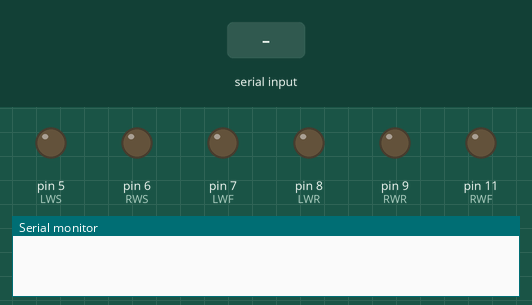
The sketch below on a simulated Arduino Uno, built with avr-gcc and run on an emulated ATmega328P. Shown: output pins drawn as LEDs (lit = HIGH), the last lines printed to the serial monitor. The test bench sets the inputs (shaded band).

Above: at 1.2 s.
1.3 s: "f" received over Serial
At 2.9 s:
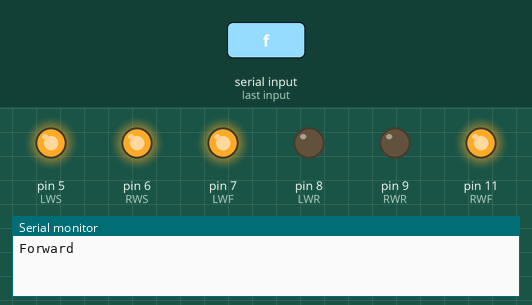
3.5 s: "b" received over Serial
At 4.4 s:
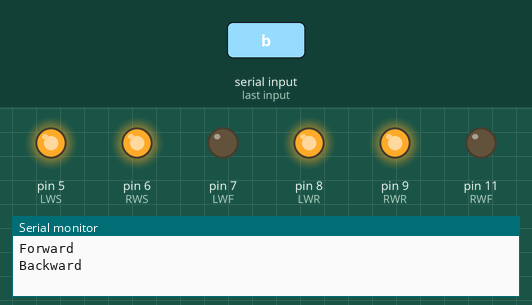
5.5 s: "l" received over Serial
At 7.1 s:
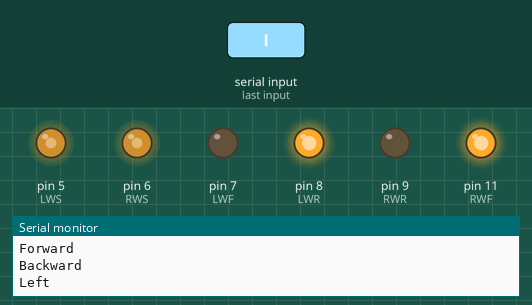
7.5 s: "r" received over Serial
At 8.7 s:
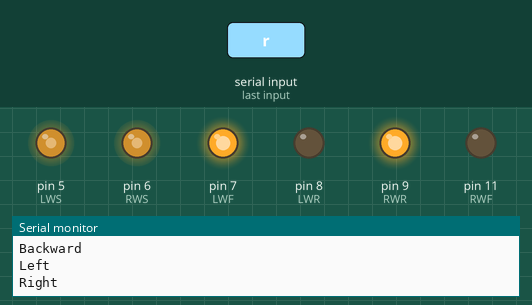
9.5 s: "s" received over Serial
At 11.2 s:
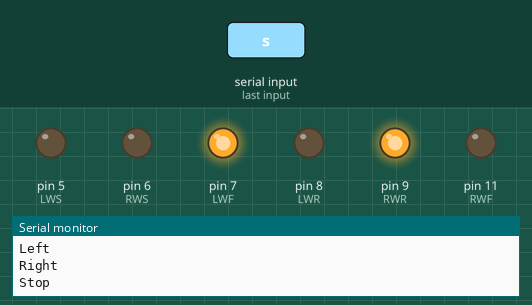
11.5 s: "f" received over Serial
At 12.9 s:
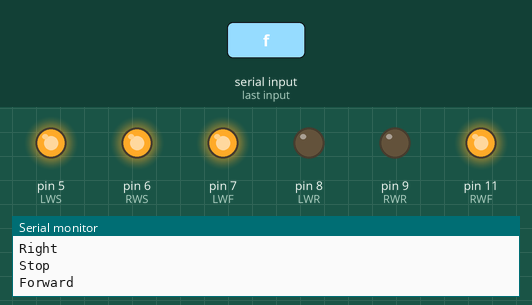
Timing chart, 0 to 14.5 s (numbered marks = the images above; inputs shaded):
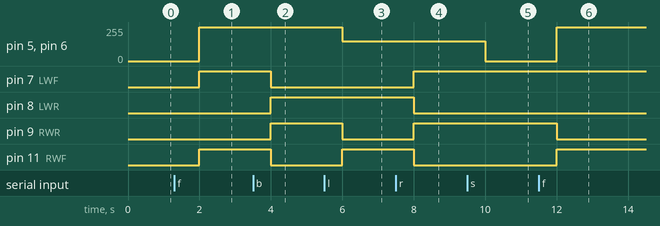

Measured:
- after the input at 1.3 s, pin 5 (LWS), pin 6 (RWS): 0/255 → 255/255 after 0.70 s; pin 7 (LWF), pin 11 (RWF): LOW → HIGH after 0.70 s
- after the input at 3.5 s, pin 7 (LWF), pin 11 (RWF): HIGH → LOW after 0.50 s; pin 8 (LWR), pin 9 (RWR): LOW → HIGH after 0.50 s
- after the input at 5.5 s, pin 5 (LWS), pin 6 (RWS): 255/255 → 150/255 after 0.50 s; pin 9 (RWR): HIGH → LOW after 0.50 s; pin 11 (RWF): LOW → HIGH after 0.50 s
- after the input at 7.5 s, pin 7 (LWF), pin 9 (RWR): LOW → HIGH after 0.50 s; pin 8 (LWR), pin 11 (RWF): HIGH → LOW after 0.50 s
- after the input at 9.5 s, pin 5 (LWS), pin 6 (RWS): 150/255 → 0/255 after 0.50 s
- after the input at 11.5 s, pin 5 (LWS), pin 6 (RWS): 0/255 → 255/255 after 0.50 s; pin 9 (RWR): HIGH → LOW after 0.50 s; pin 11 (RWF): LOW → HIGH after 0.50 s

The sketch:

control_robot_keyboard.ino
```cpp
//Sourav Patteri
//Final Project
char data;
//bool state = LOW;
String command;
#define RECV_PIN  12
//define channel enable output pins
#define LWS 5  // Left  wheel speed
#define RWS 6  // Right wheel speed
//define logic control output pins
#define LWF 7  // Left  wheel forward
#define LWR 8  // Left  wheel reverse
#define RWR 9  // Right wheel reverse
#define RWF 11 // Right wheel forward
#define carSpeed 150 // initial speed of car >=0 to <=255


 void forward(){//function to move the robot forward
  digitalWrite(LWS,HIGH);
  digitalWrite(RWS,HIGH);
  digitalWrite(LWF,HIGH);
  digitalWrite(LWR,LOW);
  digitalWrite(RWR,LOW);
  digitalWrite(RWF,HIGH);
}
void back(){//function to move the robot backwards
  digitalWrite(LWS,HIGH);
  digitalWrite(RWS,HIGH);
  digitalWrite(LWF,LOW);
  digitalWrite(LWR,HIGH);
  digitalWrite(RWR,HIGH);
  digitalWrite(RWF,LOW);
}
void left(){//function to turn the robot left
  analogWrite(LWS,carSpeed);
  analogWrite(RWS,carSpeed);
  digitalWrite(LWF,LOW);
  digitalWrite(LWR,HIGH);
  digitalWrite(RWR,LOW);
  digitalWrite(RWF,HIGH);
}
void right(){//function to turn the robot right
  analogWrite(LWS,carSpeed);
  analogWrite(RWS,carSpeed);
  digitalWrite(LWF,HIGH);
  digitalWrite(LWR,LOW);
  digitalWrite(RWR,HIGH);
  digitalWrite(RWF,LOW);
}
void stop(){//function to stop the robot
  digitalWrite(LWS, LOW);
  digitalWrite(RWS, LOW);
}

void setup() {
  // setup code here runs once:
  Serial.begin(9600); // Begins the Serial Communication with the Baud rate 9600.
  // Sets the Pins LWF, LWR, RWR, RWF, LWS, RWS as OUTPUT Pins.
  pinMode(LWF,OUTPUT);
  pinMode(LWR,OUTPUT);
  pinMode(RWR,OUTPUT);
  pinMode(RWF,OUTPUT);
  pinMode(LWS,OUTPUT);
  pinMode(RWS,OUTPUT);
  stop();
}
//A function is a way for programmers to reuse code without having to rewrite the code.
void moveRobot(String motion) {
 //checking value of motion send from the camera using python, depending on the position of cursor on the grid.
  if (motion == "f") { // RW - Fwd(10 - Pos, 11 - Neg); LW - Fwd(12 - Pos, 13 - Neg)
   forward();
    Serial.println("Forward");
  }
//if the value returned is b the robot moves backwards.
  if (motion == "b") { // RW - Bck(10 - Neg, 11 - Pos); LW - Bck(12 - Neg, 13 - Pos)
    back();
    Serial.println("Backward");
  }
//if its l it moves towards right
  if (motion == "l") { // RW - Fwd(10 - Pos, 11 - Neg); LW - Bck(12 - Neg, 13 - Pos)
   left();
   Serial.println("Left");
  }

  if (motion == "r") { // RW - Bck(10 - Neg, 11 - Pos); LW - Fwd(12 - Pos, 13 - Neg)
    right();
    Serial.println("Right");
  }

  if (motion == "s") { // RW - Stop(10 - Neg, 11 - Neg); LW - Stop(12 - Neg, 13 - Neg)
    stop();
    Serial.println("Stop");
  }

}

void loop() {
  //main code runs repeatedly:
  //when serial data is available runs
  while (Serial.available()) {
    data = Serial.read();
    command = String(data);
    moveRobot(command);
  }

  delay(1000);

}
```
